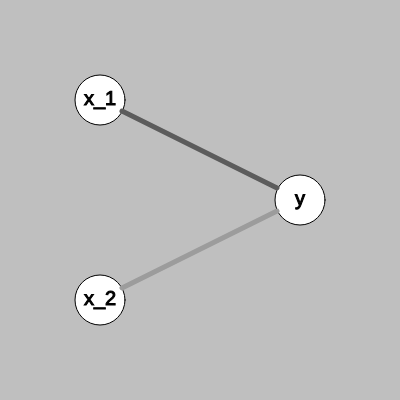
Frame 1 (no input)
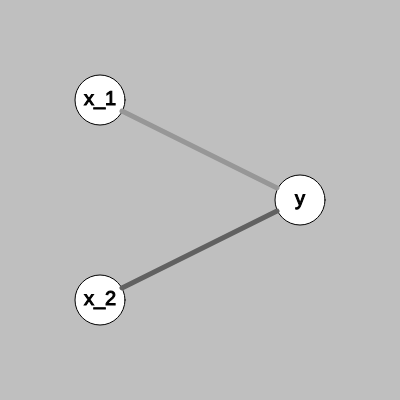
Frame 60 (no input)
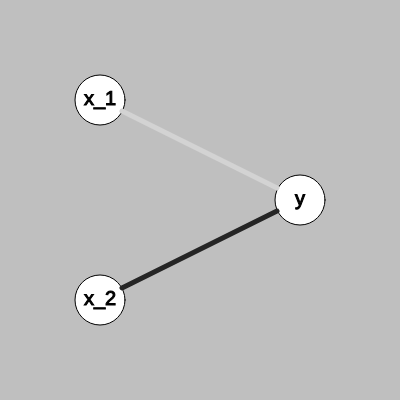
Frame 120 (the mouse pressed at the canvas centre since frame 60)

The p5.js sketch that drew these frames (run headless with seeded random() and noise() and a simulated clock; from frame 60 on, the mouse is pressed at the canvas centre):

// p5.js sketch
// ── sketch.js
let w2 = 156;
let w1 = 92;
let fr = 20;

function setup() {
    createCanvas(400, 400);
    frameRate(fr);
    textSize(20);
}

function draw() {
    background(191);
    strokeWeight(1);
    stroke(0);
    // imput circles
    fill(255)
    circle(100, 100, 50);
    circle(100, 300, 50);
    textAlign(CENTER);
    fill(0);
    text('x_1', 100, 105);
    text('x_2', 100, 305);

    // output circle
    fill(255);
    circle(300, 200, 50);
    fill(0);
    text('y', 300, 205);

    // draw the lines with wheight
    strokeWeight(5);
    // w1
    stroke(w1);
    line(122, 111, 277, 188);
    // w2
    stroke(w2);
    line(122, 288, 277, 211);

    if (w1 < 255) {
        w1 += 1;
    }
    if (w2 > 0) {
        w2 -= 1;
    }
}
